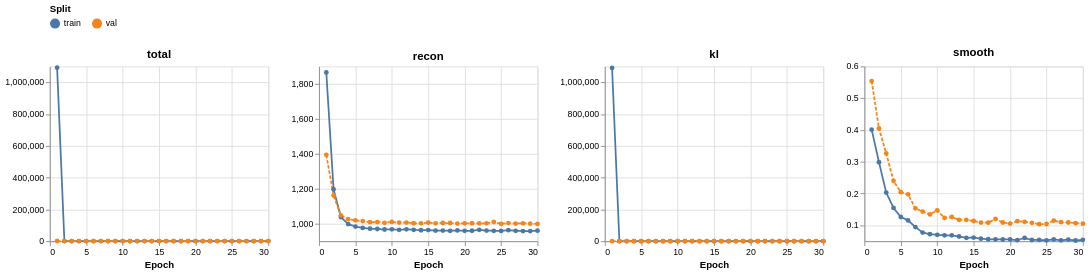

Notebook code cell kept with this figure:
### Markdown cell above
## 5. Loss curves

Posterior collapse check: if the KL curve drops close to zero, the encoder is ignoring the input. In that case try `beta` below 1 or set `kl_warmup_epochs` (for example 10). Active dimensions counts the latent dimensions whose mean actually varies across days.

### Code cell
loss_plot = loss_curves(history, components=("total", "recon", "kl", "smooth"))
loss_plot
